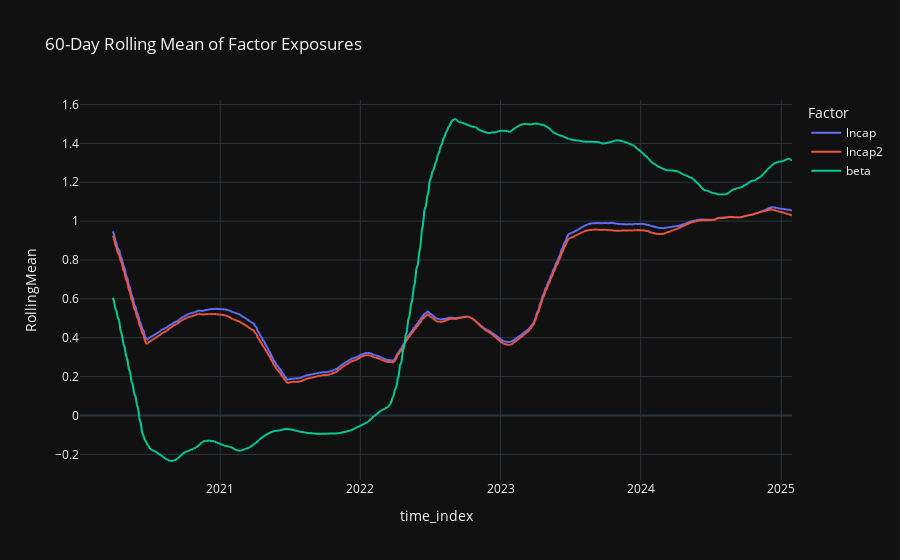

Notebook code cell kept with this figure:
### Markdown cell above
## 4. Rolling Statistics
Calculate rolling mean, volatility, and autocorrelation of portfolio exposures:

$$ \mu_{f,t} = \frac{1}{W}\sum_{k=0}^{W-1} x_f(t-k),\quad \sigma_{f,t} = \sqrt{\frac{1}{W-1}\sum_{k=0}^{W-1}(x_f(t-k) - \mu_{f,t})^2},\quad \rho_{f,t} = \mathrm{corr}(x_f(t), x_f(t-1)) $$

### Code cell
# 4. Rolling statistics
rm, rv, racf = pfa.rolling_statistics(window=60)
# Plot rolling mean for first three factors
rm_df = rm.reset_index().melt(id_vars='time_index', var_name='Factor', value_name='RollingMean')
fig = px.line(rm_df[rm_df.Factor.isin(rm.columns[:3])], x='time_index', y='RollingMean', color='Factor',
              title='60-Day Rolling Mean of Factor Exposures')
fig.show()

### Figure 1 — Plotly figure (JSON) as saved in the notebook; plotly's stock layout.template omitted (floating-point values rounded to 4 significant figures; data arrays with more than 128 entries replaced by an {"elided": "..."} marker saying what was removed)
{"data": [{"hovertemplate": "Factor=lncap<br>time_index=%{x}<br>RollingMean=%{y}<extra></extra>", "legendgroup": "lncap", "line": {"color": "#636efa", "dash": "solid"}, "marker": {"symbol": "circle"}, "mode": "lines", "name": "lncap", "showlegend": true, "x": {"elided": "1277 str values"}, "xaxis": "x", "y": {"elided": "1277 float values"}, "yaxis": "y", "type": "scattergl"}, {"hovertemplate": "Factor=lncap2<br>time_index=%{x}<br>RollingMean=%{y}<extra></extra>", "legendgroup": "lncap2", "line": {"color": "#EF553B", "dash": "solid"}, "marker": {"symbol": "circle"}, "mode": "lines", "name": "lncap2", "showlegend": true, "x": {"elided": "1277 str values"}, "xaxis": "x", "y": {"elided": "1277 float values"}, "yaxis": "y", "type": "scattergl"}, {"hovertemplate": "Factor=beta<br>time_index=%{x}<br>RollingMean=%{y}<extra></extra>", "legendgroup": "beta", "line": {"color": "#00cc96", "dash": "solid"}, "marker": {"symbol": "circle"}, "mode": "lines", "name": "beta", "showlegend": true, "x": {"elided": "1277 str values"}, "xaxis": "x", "y": {"elided": "1277 float values"}, "yaxis": "y", "type": "scattergl"}], "layout": {"xaxis": {"anchor": "y", "domain": [0.0, 1.0], "title": {"text": "time_index"}}, "yaxis": {"anchor": "x", "domain": [0.0, 1.0], "title": {"text": "RollingMean"}}, "legend": {"title": {"text": "Factor"}, "tracegroupgap": 0}, "title": {"text": "60-Day Rolling Mean of Factor Exposures"}}}
